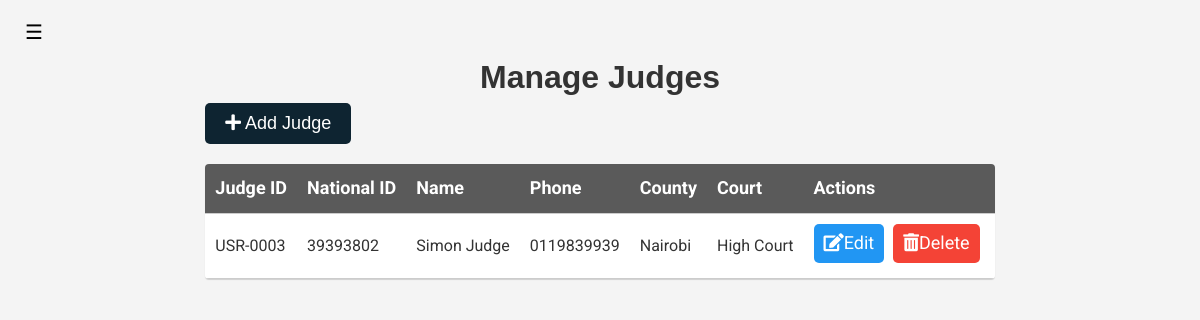
/admin-manage-judge (signed in), run on an earlier commit of the app's database.
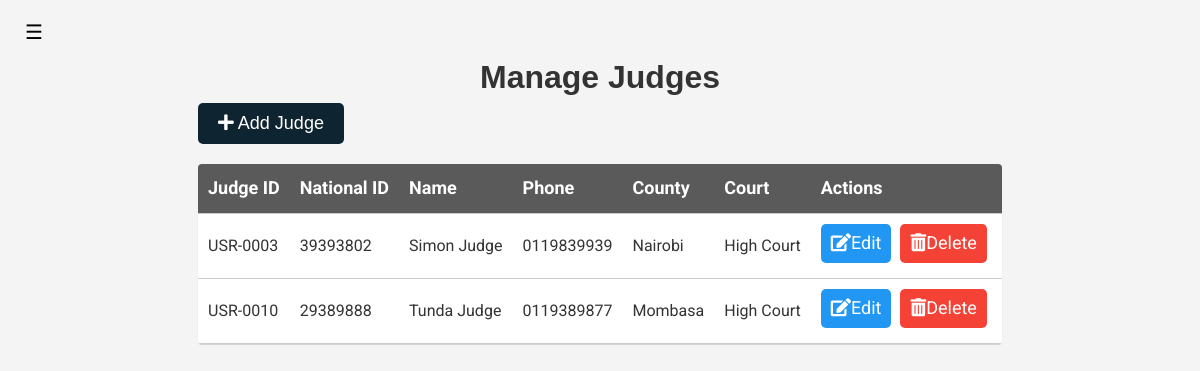
And on a later commit of the database.
### court_proceedings_management_application/models.py (models this page shows, shortened)
class User(AbstractUser, PermissionsMixin):
    ROLES = (
        ('admin', 'Admin'),
        ('clerk', 'Clerk'),
        ('judge', 'Judge'),
        ('participant', 'Participant'),
        ('lawyer', 'Lawyer'),
    )
    COUNTY_CHOICES = (
        ('Baringo', 'Baringo'),
        ('Bomet', 'Bomet'),
        ('Bungoma', 'Bungoma'),
        ('Busia', 'Busia'),
        ('Elgeyo Marakwet', 'Elgeyo Marakwet'),
        ('Embu', 'Embu'),
        ('Garissa', 'Garissa'),
        ('Homa Bay', 'Homa Bay'),
        ('Isiolo', 'Isiolo'),
        ('Kajiado', 'Kajiado'),
        ('Kakamega', 'Kakamega'),
        ('Kericho', 'Kericho'),
        ('Kiambu', 'Kiambu'),
        ('Kilifi', 'Kilifi'),
        ('Kirinyaga', 'Kirinyaga'),
        ('Kisii', 'Kisii'),
        ('Kisumu', 'Kisumu'),
        ('Kitui', 'Kitui'),
        ('Kwale', 'Kwale'),
        ('Laikipia', 'Laikipia'),
        ('Lamu', 'Lamu'),
        ('Machakos', 'Machakos'),
        ('Makueni', 'Makueni'),
        ('Mandera', 'Mandera'),
        ('Marsabit', 'Marsabit'),
        ('Meru', 'Meru'),
        ('Migori', 'Migori'),
        ('Mombasa', 'Mombasa'),
        ('Murang\'a', 'Murang\'a'),
        ('Nairobi', 'Nairobi'),
        ('Nakuru', 'Nakuru'),
        ('Nandi', 'Nandi'),
        ('Narok', 'Narok'),
        ('Nyamira', 'Nyamira'),
        ('Nyandarua', 'Nyandarua'),
        ('Nyeri', 'Nyeri'),
        ('Samburu', 'Samburu'),
        ('Siaya', 'Siaya'),
        ('Taita Taveta', 'Taita Taveta'),
        ('Tana River', 'Tana River'),
        ('Tharaka Nithi', 'Tharaka Nithi'),
    )
    TRIBE_CHOICES = (
        ('Kikuyu', 'Kikuyu'),
        ('Luhya', 'Luhya'),
        ('Luo', 'Luo'),
        ('Kalenjin', 'Kalenjin'),
        ('Kamba', 'Kamba'),
        ('Kisii', 'Kisii'),
        ('Mijikenda', 'Mijikenda'),
        ('Meru', 'Meru'),
        ('Turkana', 'Turkana'),
        ('Maasai', 'Maasai'),
        ('Embu', 'Embu'),
        ('Taita', 'Taita'),
        ('Giriama', 'Giriama'),
        ('Rendille', 'Rendille'),
        ('Borana', 'Borana'),
        ('Samburu', 'Samburu'),
        ('Pokomo', 'Pokomo'),
        ('Orma', 'Orma'),
        ('Elmolo', 'Elmolo'),
        ('Digo', 'Digo'),
        ('Swahili', 'Swahili'),
        ('Taveta', 'Taveta'),
        ('Kuria', 'Kuria'),
        ('Mbeere', 'Mbeere'),
        ('Tharaka', 'Tharaka'),
        ('Gusii', 'Gusii'),
        ('Ilchamus', 'Ilchamus'),
        ('Kalenjin', 'Kalenjin'),
        ('Kamba', 'Kamba'),
        ('Kikuyu', 'Kikuyu'),
        ('Kisii', 'Kisii'),
        ('Kuria', 'Kuria'),
        ('Luhya', 'Luhya'),
        ('Luo', 'Luo'),
        ('Maasai', 'Maasai'),
        ('Meru', 'Meru'),
        ('Mijikenda', 'Mijikenda'),
        ('Pokomo', 'Pokomo'),
        ('Rendille', 'Rendille'),
        ('Samburu', 'Samburu'),
        ('Somali', 'Somali'),
        ('Swahili', 'Swahili'),
        ('Taita', 'Taita'),
        ('Taveta', 'Taveta'),
        ('Tharaka', 'Tharaka'),
        ('Turkana', 'Turkana'),
        ('Gabra', 'Gabra'),
        ('Giriama', 'Giriama'),
    )
    GENDER_CHOICES = (
        ('male', 'Male'),
        ('female', 'Female'),
        ('prefer not to say', 'Prefer not to say'),
    )
    profile_image = models.ImageField(upload_to='profile_images/', null=True, blank=True, default='profile_images'
                                                                                                  '/default.png')
    user_id = models.CharField(max_length=30, unique=True)
    first_name = models.CharField(max_length=30)
    last_name = models.CharField(max_length=30, null=True, blank=True)
    username = models.CharField(max_length=30, unique=True)
    email = models.EmailField(unique=True)
    role = models.CharField(max_length=30, choices=ROLES, default='observer')
    national_id = models.IntegerField(unique=True)
    county_of_residence = models.CharField(max_length=30, choices=COUNTY_CHOICES, default='Nairobi')
    phone_number = models.CharField(max_length=15, blank=True)
    gender = models.CharField(max_length=30, choices=GENDER_CHOICES, default='prefer not to say')
    tribe = models.CharField(max_length=30, choices=TRIBE_CHOICES, default='Kikuyu')
    date_of_birth = models.DateField()
    address = models.CharField(max_length=255)
    password = models.CharField(max_length=30)
    is_active = models.BooleanField(default=True)
    is_staff = models.BooleanField(default=False)
    is_superuser = models.BooleanField(default=False)
    date_joined = models.DateTimeField(auto_now_add=True)
    created_by = models.ForeignKey('self', on_delete=models.SET_NULL, null=True, blank=True)
    is_approved = models.BooleanField(default=False)
    courts = models.ManyToManyField('Court', related_name='users', blank=True)
    @property
    def is_authenticated(self):
        return bool(self.username and self.password)

class Court(models.Model):
    COURT_TYPES = (
        ('high court', 'High Court'),
        ('magistrate court', 'Magistrate Court'),
        ('environment court', 'Environment and Land Court'),
        ('labour court', 'Employment and Labour Court'),
        ('anti-corruption court', 'Anti-Corruption Court'),
        ('children court', 'Children\'s Court'),
        ('maritime court', 'Maritime Court'),
        ('military court', 'Military Court'),
        ('tax court', 'Tax Court'),
        ('appeal court', 'Court of Appeal'),
        ('supreme court', 'Supreme Court'),
    )
    name = models.CharField(max_length=255)
    court_id = models.CharField(max_length=30, unique=True)
    court_logo = models.ImageField(upload_to='court_logos/', null=True, blank=True,
                                   default='../static/images/default_court.png')
    court_email = models.EmailField()
    court_phone = models.CharField(max_length=15, blank=True)
    court_address = models.CharField(max_length=255)
    location = models.CharField(max_length=255, choices=User.COUNTY_CHOICES)
    court_type = models.CharField(max_length=255, choices=COURT_TYPES)
    created_by = models.ForeignKey(User, on_delete=models.CASCADE)
    created_on = models.DateTimeField(auto_now_add=True, null=True)

### court_proceedings_management_application/views.py (the view)
# urls.py: path('admin-manage-judge', views.AdminManageJudgeView.as_view(), name='admin-manage-judge'),
class AdminManageJudgeView(View):
    def __init__(self, *args, **kwargs):
        super().__init__(*args, **kwargs)
        self.user_service = UserService()
    def get(self, request):
        if not request.user.is_authenticated:
            return redirect('login')
        user = request.user
        user_info = self.user_service.get_user_info(user.username)
        try:
            judges = self.user_service.get_user_by_role('judge')
        except:
            judges = None
            messages.error(request, 'No judges found in the database', extra_tags='toast')
        context = {
            'user_info': user_info,
            'judges': judges
        }
        return render(request, 'admin-manage-judge.html', context)

### court_proceedings_management_application/interfaces/user_database.py (called while the page is built)
    def get_user_info(self, username):
        try:
            return get_object_or_404(User, username=username)
        except User.DoesNotExist:
            return UserDoesNotExist(f'User with username {username} does not exist')

    def get_user_by_role(self, role):
        try:
            return User.objects.filter(role=role)
        except User.DoesNotExist:
            return UserDoesNotExist(f'User with role {role} does not exist')

### court_proceedings_management_application/interfaces/user_service.py (called while the page is built)
    def get_user_info(self, username):
        try:
            return self.user_database.get_user_info(username)
        except UserDoesNotExist as e:
            print(e)
            return None

    def get_user_by_role(self, role):
        try:
            return self.user_database.get_user_by_role(role)
        except UserDoesNotExist as e:
            print(e)
            return None

### templates/admin-manage-judge.html (shortened to what this page needs)
{% extends 'sidebar.html' %}
{% load static %}
    {% block title %}
        Manage Judges
    {% endblock %}
    {% block content %}
        <article aria-label="clerk-table">
            <button class="btn btn-primary btn-primary-action" onclick="redirectToCreateClerk()"><i
                    class="fas fa-plus"></i> Add
                Judge
            </button>
            <div class="table-container">
                <table class="material-table">
                    <thead>
                    <tr>
                        <th>Judge ID</th>
                        <th>National ID</th>
                        <th>Name</th>
                        <th>Phone</th>
                        <th>County</th>
                        <th>Court</th>
                        <th>Actions</th>
                    </tr>
                    </thead>
                    <tbody>
                    {% for judge in judges %}
                        <tr>
                            <td>{{ judge.user_id }}</td>
                            <td>{{ judge.national_id }}</td>
                            <td>{{ judge.first_name }} {{ judge.last_name }}</td>
                            <td>{{ judge.phone_number }}</td>
                            <td>{{ judge.county_of_residence }}</td>
                            {% if judge.courts.all %}
                                {% with judge.courts.all as courts %}
                                    {% if courts|length == 0 %}
                                        <td>NA</td>
                                    {% elif courts|length == 1 %}
                                        <td>{{ courts.0.name }}</td>
                                    {% else %}
                                        <td>{{ courts.0.name }} & {{ courts|length|add:"-1" }} Others</td>
                                    {% endif %}
                                {% endwith %}
                            {% else %}
                                <td>NA</td>
                            {% endif %}
                            <td>
                                <a class="btn btn-info btn-secondary-action"
                                   href="{% url 'admin-edit-judge' user_id=judge.id %}"><i class="fas fa-edit"></i>Edit</a>
                                <a class="btn btn-danger btn-secondary-action"
                                   href="{% url 'admin-delete-judge' user_id=judge.id %}"
                                   onclick="confirmDeleteDialog(event, this.href)"><i
                                        class="fas fa-trash-alt"></i>Delete</a>
                            </td>
                        </tr>
                    {% endfor %}
                    </tbody>
                </table>
            </div>
        </article>
    {% endblock %}

What changed in the data, as far as the page shows it:
added User: user_id "USR-0010", national_id "29389888", first_name "Tunda", last_name "Judge", phone_number "0119389877", county_of_residence "Mombasa", courts.all.0.name "High Court"
